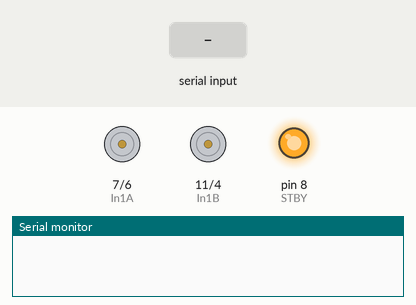
This sketch was run on a simulated Arduino Uno, built with avr-gcc and run on an emulated ATmega328P. Parts: motor-driver pin pairs drawn as motors (green arrow = first pin HIGH = forward, orange = second pin HIGH = backward, longer = more drive, scaled by the enable pin, stopped while the standby pin is LOW), output pins drawn as LEDs (lit = HIGH), the last lines printed to the serial monitor. Inputs (shaded band) come from the test bench.

Above: at 1.2 s.
1.3 s: "F-,45\n" received over the second serial link
At 1.6 s:
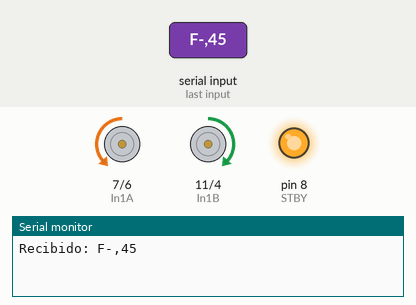
2.8 s: "S\n" received over the second serial link
At 3.9 s:
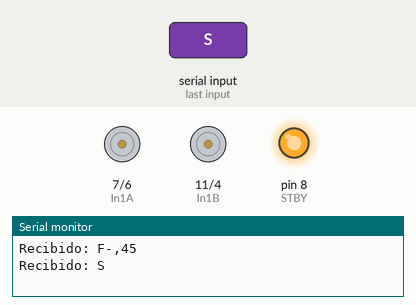
Timing chart, 0 to 5.8 s (numbered marks = the images above; inputs shaded):
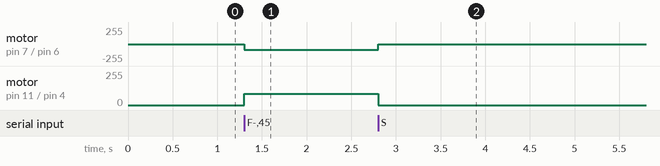

Measured:
- after the input at 1.3 s, motor on pin 7 (In1A) / pin 6 (In2A): stopped → backward 85/255 at once; motor on pin 11 (In1B) / pin 4 (In2B): stopped → forward 85/255 at once
- after the input at 2.8 s, motor on pin 7 (In1A) / pin 6 (In2A): backward 85/255 → stopped at once; motor on pin 11 (In1B) / pin 4 (In2B): forward 85/255 → stopped at once

The sketch:

Programa_Robertino_Cuy.ino
```cpp
#include <SoftwareSerial.h>

SoftwareSerial BTserial(13, 12); // RX | TX

const int PWM_A = 3;
const int In1A = 7;
const int In2A = 6;
const int PWM_B = 5;
const int In1B = 11;
const int In2B = 4;
const int STBY = 8;

int velocidad = 85; // Velocidad inicial para los motores

void setup() {
  Serial.begin(9600);
  BTserial.begin(9600);

  pinMode(STBY, OUTPUT);
  digitalWrite(STBY, HIGH);

  pinMode(PWM_A, OUTPUT);
  pinMode(In1A, OUTPUT);
  pinMode(In2A, OUTPUT);
  pinMode(PWM_B, OUTPUT);
  pinMode(In1B, OUTPUT);
  pinMode(In2B, OUTPUT);
}

void loop() {
  if (BTserial.available()) {
    String receivedData = BTserial.readStringUntil('\n');
    Serial.print("Recibido: ");
    Serial.println(receivedData);
    processCommand(receivedData);
  }
}

void processCommand(String data) {
  if (data.startsWith("F-")) {
    int separatorIndex = data.indexOf(',');
    if (separatorIndex > 0) {
      float angle = data.substring(2, separatorIndex).toFloat();
      float distance = data.substring(separatorIndex + 1).toFloat();
      moveBasedOnAngleAndDistance(angle, distance);
    }
  } else if (data == "S") {
    stopMotors();
  } else if (data.startsWith("V-")) {
    velocidad = data.substring(2).toInt();
    Serial.print("Velocidad ajustada a: ");
    Serial.println(velocidad);
  }
}

void moveBasedOnAngleAndDistance(float angle, float distance) {
  if (distance > 30) {
    adjustMotorsForDirection(angle);
  } else {
    stopMotors();
  }
}

void adjustMotorsForDirection(float angle) {
  if (angle > 7) {
    Derecha();
  } else if (angle < -7) {
    Izquierda();
  } else {
    Adelante();
  }
}

void Adelante() {
  digitalWrite(In1A, LOW);
  digitalWrite(In2A, HIGH);
  analogWrite(PWM_A, velocidad);

  digitalWrite(In1B, HIGH);
  digitalWrite(In2B, LOW);
  analogWrite(PWM_B, velocidad);
}

void Atras() {
  digitalWrite(In1A, HIGH);
  digitalWrite(In2A, LOW);
  analogWrite(PWM_A, velocidad);

  digitalWrite(In1B, LOW);
  digitalWrite(In2B, HIGH);
  analogWrite(PWM_B, velocidad);
}

void Izquierda() {
  digitalWrite(In1A, HIGH);
  digitalWrite(In2A, LOW);
  analogWrite(PWM_A, velocidad);

  digitalWrite(In1B, HIGH);
  digitalWrite(In2B, LOW);
  analogWrite(PWM_B, velocidad);
}

void Derecha() {
  digitalWrite(In1A, LOW);
  digitalWrite(In2A, HIGH);
  analogWrite(PWM_A, velocidad);

  digitalWrite(In1B, LOW);
  digitalWrite(In2B, HIGH);
  analogWrite(PWM_B, velocidad);
}

void stopMotors() {
  digitalWrite(In1A, LOW);
  digitalWrite(In2A, LOW);
  analogWrite(PWM_A, 0);

  digitalWrite(In1B, LOW);
  digitalWrite(In2B, LOW);
  analogWrite(PWM_B, 0);
}
```
